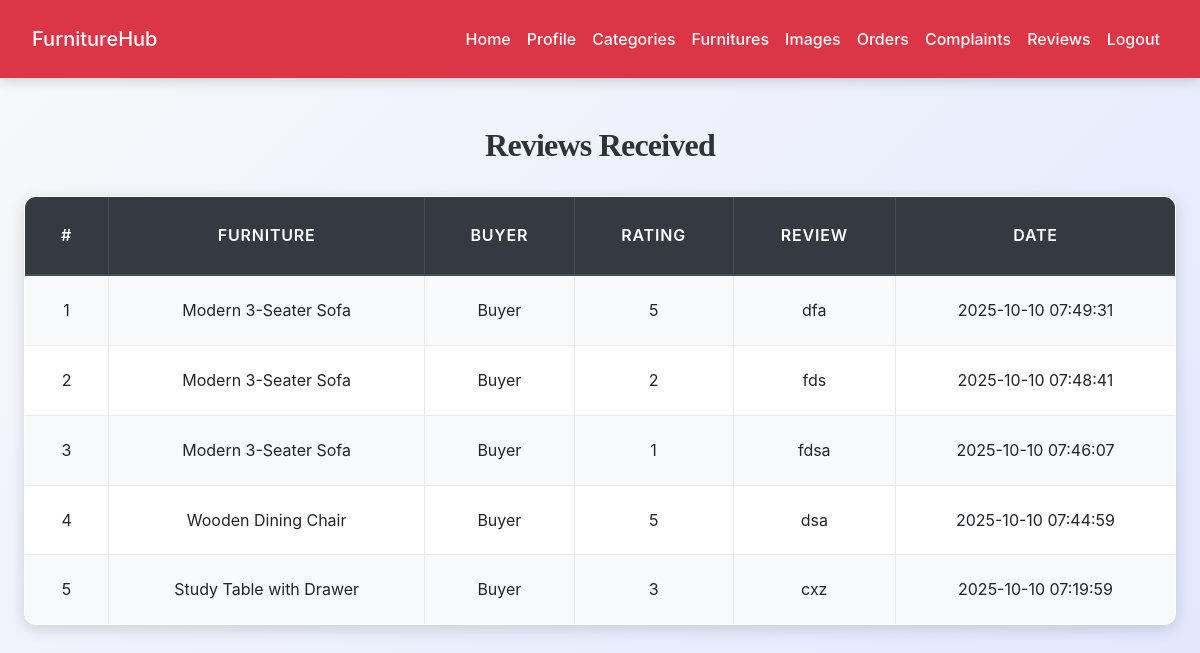
Page /seller/reviews.php (signed in) on the committed database.
### tables this page shows
CREATE TABLE `reviews` (
  `review_id` int(11) NOT NULL,
  `furniture_id` int(11) NOT NULL,
  `buyer_id` int(11) NOT NULL,
  `seller_id` int(11) NOT NULL,
  `rating` int(11) DEFAULT NULL CHECK (`rating` >= 1 and `rating` <= 5),
  `review_text` text DEFAULT NULL,
  `created_at` timestamp NOT NULL DEFAULT current_timestamp()
);

CREATE TABLE `furniture` (
  `furniture_id` int(11) NOT NULL,
  `id` int(11) NOT NULL,
  `category_id` int(11) NOT NULL,
  `title` varchar(100) NOT NULL,
  `description` text NOT NULL,
  `price` decimal(10,2) NOT NULL,
  `condition` enum('new','like_new','good','fair','poor') NOT NULL,
  `location` varchar(100) DEFAULT NULL,
  `status` enum('available','sold','blocked') DEFAULT 'available',
  `created_at` timestamp NOT NULL DEFAULT current_timestamp(),
  `updated_at` timestamp NOT NULL DEFAULT current_timestamp() ON UPDATE current_timestamp()
);

CREATE TABLE `users` (
  `id` int(11) NOT NULL,
  `full_name` varchar(100) NOT NULL,
  `email` varchar(100) NOT NULL,
  `password` varchar(255) NOT NULL,
  `phone` varchar(20) DEFAULT NULL,
  `address` text DEFAULT NULL,
  `city` varchar(50) DEFAULT NULL,
  `state` varchar(50) DEFAULT NULL,
  `country` varchar(50) DEFAULT NULL,
  `role` enum('buyer','seller') DEFAULT 'buyer',
  `status` enum('active','blocked','pending') DEFAULT 'active',
  `upload_status` enum('active','blocked') DEFAULT 'active',
  `profile_image` varchar(255) DEFAULT NULL,
  `created_at` timestamp NOT NULL DEFAULT current_timestamp()
);

### seller/reviews.php (the view, shortened to what this page needs)
<?php
include('config.php');
$seller_id = $_SESSION["id"];
$sql = "
    SELECT r.review_id, r.rating, r.review_text, r.created_at,
           f.title AS furniture_title,
           u.full_name AS buyer_name
    FROM reviews r
    JOIN furniture f ON r.furniture_id = f.furniture_id
    JOIN users u ON r.buyer_id = u.id
    WHERE r.seller_id = $seller_id
    ORDER BY r.created_at DESC
";
$result = mysqli_query($conn, $sql);
?>
<!DOCTYPE html>
<html>
<head>
    <link rel="stylesheet" href="https://stackpath.bootstrapcdn.com/bootstrap/4.5.2/css/bootstrap.min.css">
    <link rel="stylesheet" href="../css/style.css">
</head>
<body>
<?php include('navbar.php'); ?>
<div class="container mt-5">
    <h2 class="mb-4">Reviews Received</h2>
    <?php if (mysqli_num_rows($result) > 0) { ?>
        <table class="table table-bordered">
            <thead class="thead-dark">
                <tr>
                    <th>#</th>
                    <th>Furniture</th>
                    <th>Buyer</th>
                    <th>Rating</th>
                    <th>Review</th>
                    <th>Date</th>
                </tr>
            </thead>
            <tbody>
                <?php
                $i = 1;
                while ($row = mysqli_fetch_assoc($result)) {
                    echo "<tr>
                        <td>{$i}</td>
                        <td>{$row['furniture_title']}</td>
                        <td>{$row['buyer_name']}</td>
                        <td>{$row['rating']}</td>
                        <td>" . (!empty($row['review_text']) ? $row['review_text'] : 'No Comment') . "</td>
                        <td>{$row['created_at']}</td>
                    </tr>";
                    $i++;
                }
                ?>
            </tbody>
        </table>
    <?php } else { ?>
        <p>No reviews found.</p>
    <?php } ?>
</div>
</body>
</html>

### css/style.css (style rules this page uses)
:root { --primary: #007bff; --secondary: #6c757d; --success: #28a745; --info: #17a2b8; --warning: #ffc107; --danger: #dc3545; --light: #f8f9fa; --dark: #2d3436; --accent: #ff6f61; --highlight: #6f42c1; --shadow: rgba(0, 0, 0, 0.15); --transition: all 0.3s ease-in-out; }
body { font-family: 'Inter', 'Segoe UI', Tahoma, Geneva, Verdana, sans-serif; background: linear-gradient(135deg, var(--light) 0%, #e0e7ff 100%); color: var(--dark); line-height: 1.8; margin: 0; padding: 0; min-height: 100vh; font-size: 16px; }
h1, h2, h3, h4 { text-align: center; margin: 2.5rem 0; font-family: 'Georgia', 'Times New Roman', serif; color: var(--dark); font-weight: 700; letter-spacing: -0.025em; }
h2 { font-size: 2rem; }
.container { max-width: 1200px; margin: 0 auto 3rem; padding: 0 1.5rem; }
.table { width: 100%; border-collapse: collapse; margin: 2rem 0; font-size: 1rem; background-color: #ffffff; border-radius: 12px; overflow: hidden; box-shadow: 0 4px 16px var(--shadow); transition: var(--transition); }
.table th, .table td { padding: 1.25rem; border: 1px solid #e9ecef; text-align: center; vertical-align: middle; }
.table thead th { background-color: rgb(0, 0, 0); color: white; font-weight: 600; text-transform: uppercase; letter-spacing: 0.05em; padding: 1.5rem; }
.table tbody tr { transition: var(--transition); }
.table tbody tr:nth-child(odd) { background-color: var(--light); }

### rows in the picture
reviews: furniture.title "Modern 3-Seater Sofa", buyer.full_name "Buyer", rating "5", review_text "dfa", created_at "2025-10-10 07:49:31"
reviews: furniture.title "Modern 3-Seater Sofa", buyer.full_name "Buyer", rating "2", review_text "fds", created_at "2025-10-10 07:48:41"
reviews: furniture.title "Modern 3-Seater Sofa", buyer.full_name "Buyer", rating "1", review_text "fdsa", created_at "2025-10-10 07:46:07"
reviews: furniture.title "Wooden Dining Chair", buyer.full_name "Buyer", rating "5", review_text "dsa", created_at "2025-10-10 07:44:59"
reviews: furniture.title "Study Table with Drawer", buyer.full_name "Buyer", rating "3", review_text "cxz", created_at "2025-10-10 07:19:59"
